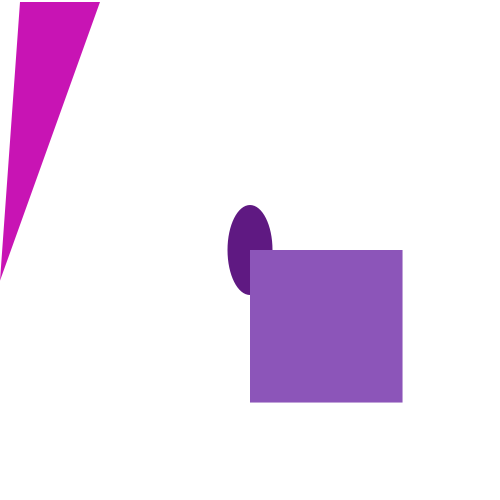
Frame 1 (no input)
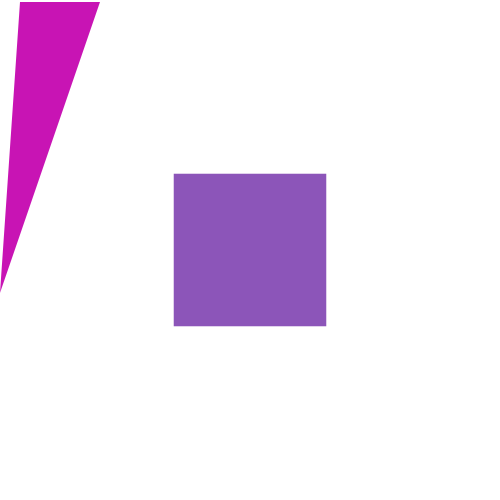
Frame 60 (the mouse pressed at the canvas centre just before this capture)
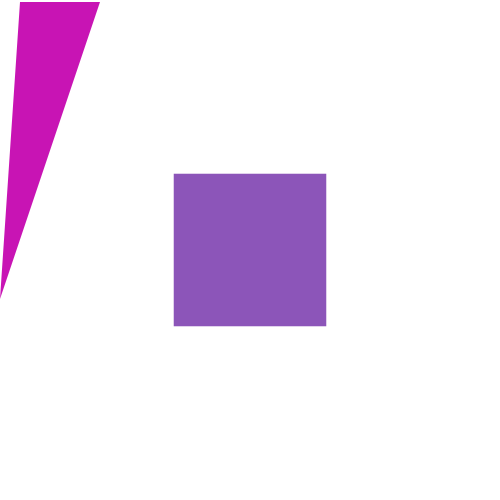
Frame 120 (the mouse held since frame 60 and released just before this capture)

The Processing sketch that drew these frames (run headless with seeded random() and noise(); from frame 60 on, the mouse is pressed at the canvas centre):

// Processing sketch: processing_143795
// ── processing_143795.pde

void setup ()
{
  size (500, 500);
  background (255);
  noStroke();
}

void draw ()
{
  //allgemein
  background (255);
  float s = map(second(), 0, 59, 0, 360);
  float m = map(minute(), 0, 59, 0, 360);
  float h = map(hour(), 0, 12, 0, 360);
  //allgemein END

  //Sekunden
  fill(200, 20, 180);
  triangle(0, s, 100, 2, 20, 2);
  //Sekunden END
 
  
  //Stunden
  fill(95,25,130);
  ellipseMode(CENTER);
  ellipse(width/2, height/2, h/2, h);
  //Stunden END
  
   
  //Minuten
  fill(140,85,185);
  rect(width/2, height/2, m, m);
  rectMode(CENTER);
  //Minuten END
}
